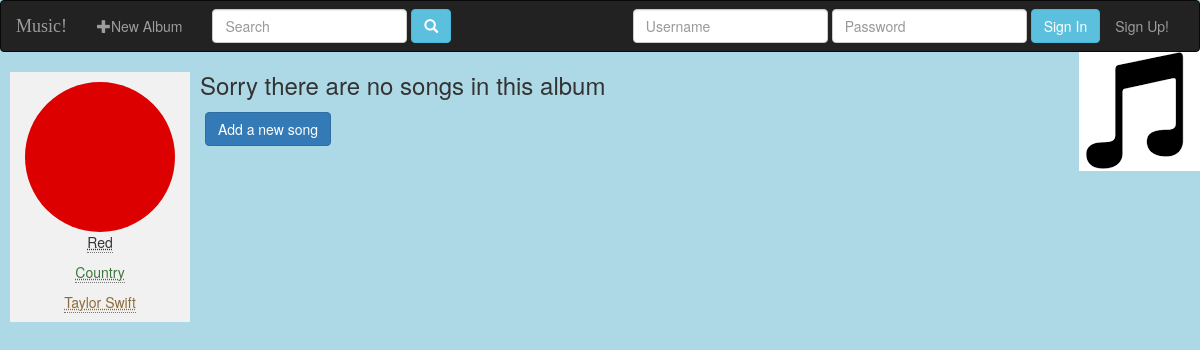
The page /10/ on the database as committed earlier.
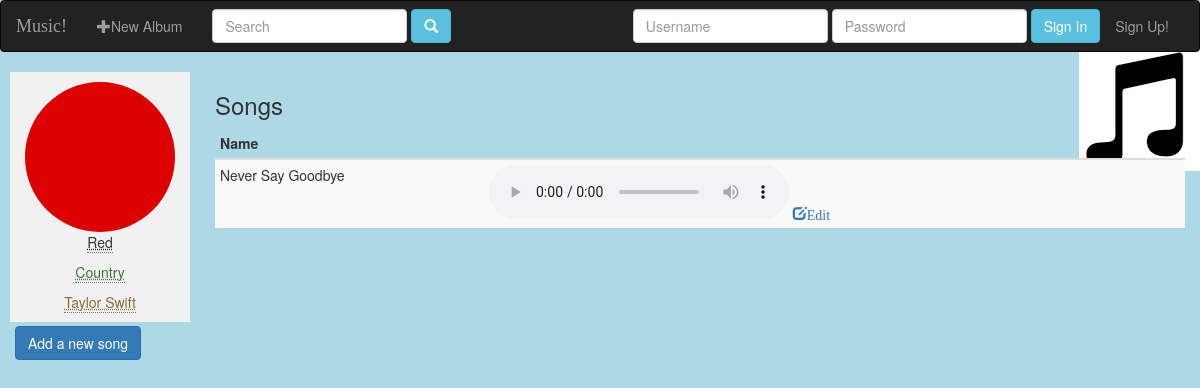
The same page on the database as committed later.
### music/models.py (models this page shows, shortened)
class Album(models.Model):
    album_title = models.CharField(max_length=1000)
    artist = models.CharField(max_length=100)
    genre = models.CharField(max_length=100)
    album_logo = models.ImageField()
    user = models.ForeignKey(User,default=1)     #1 = admin user

class Song(models.Model):
    song_title = models.CharField(max_length=100)
    album = models.ForeignKey(Album,on_delete=models.CASCADE)
    is_fav = models.BooleanField(default=False)
    audio_file = models.FileField()

### music/views.py (the view)
# urls.py: url(r'^(?P<pk>\d+)/$',views.DetailView.as_view(),name='album_detail'),
class DetailView(generic.DetailView):
    model = Album
    context_object_name = 'a'
    template_name='music/album_detail.html'

### music/templates/music/album_detail.html (shortened to what this page needs)
{% extends 'music/base_template.html' %}
{% block body %}
    <div class="container-fluid pull-left" style="margin-left:10px; border:1px green; background-color:#f2f1f1; padding-top:10px;">
        <img src="{{ MEDIA_URL }}{{a.album_logo.url}}" class="img-circle" height="150px" width="150px">
        <p class="text-center"> <abbr title="Album Title"> {{a.album_title}} </abbr> </p>
        <p class="text-center text-success"> <abbr title="Genre"> {{a.genre}} </abbr> </p>
        <p class="text-center text-warning"> <abbr title="Artist"> {{a.artist}} </abbr> </p>
    </div>
    {% if a.song_set.all%}
        <div class="container-fluid col-md-offset-2">
            <h3>Songs</h3>
            <table class="table table-condensed table-striped">
                <thead>
                    <tr>
                        <th>Name</th>
                        <th></th>
                    </tr>
                </thead>
                <tbody>
                    {%for song in a.song_set.all%}
                        <tr>
                            <td>{{song.song_title}}</td>
                            <td>
                                <audio controls>
                                    <source src="{{song.audio_file.url}}" type="audio/mpeg">
                                </audio>
                                <a href="{% url 'music:update_song' song.id%}">
                                    <span class="glyphicon glyphicon-edit">Edit</span>
                                </a>
                            </td>
                        </tr>
                    {%endfor%}
                </tbody>
            </table>
        </div>
    {% else %}
        <h3 class="col-md-offset-2">Sorry there are no songs in this album</h3>
    {% endif %}
    <div class="container-fluid pull-left" style="margin-top:4px;">
            <a href="{% url 'music:add_song' a.id %}" class="btn btn-primary">Add a new song</a>
    </div>
{% endblock body %}

### music/templates/music/base_template.html (shortened to what this page needs)
<!DOCTYPE html>
<html lang="en">
<head>
    {% load staticfiles %}
  <link rel="stylesheet" href="http://maxcdn.bootstrapcdn.com/bootstrap/3.3.6/css/bootstrap.min.css">
    <link href="{% static 'music/style.css' %}" rel="stylesheet" type="text/css">
</head>
<body>
    <nav class="navbar navbar-inverse" role="navigation">
        <div class="container-fluid">
            <div class="navbar-header">
                <a href="{% url 'music:home' %}" class="navbar-brand">Music!</a>
            </div>
            <div class="collapse navbar-collapse" id="navigation_bar">
                <ul class="nav navbar-nav">
                    <li>
                        <a href="{% url 'music:add_album' %}">
                            <span class="glyphicon glyphicon-plus"></span>New Album
                        </a>
                    </li>
                </ul>
                <form class="navbar-form navbar-left" role="search" method="get" action="{% url 'music:search_album' %}">
                    <div class="form-group">
                        <input type="text" class="form-control" placeholder="Search" name="q" value="{{query}}">
                    </div>
                    <button type="submit" class="btn btn-info"><span class="glyphicon glyphicon-search"></span></button>
                </form>
                    <ul class="nav navbar-nav navbar-right">
                        {% if user.is_authenticated %}
                            <li style="background: #ff9999;">
                                Hello {{user.username}}!
                            </li>
                            <li>
                                <a href="{% url 'music:logout' %}">
                                    <span class="glyphicon glyphicon-logout"></span>Logout
                                </a>
                            </li>
                        {% else %}
                            <li>
                                 <form class="navbar-form navbar-right" method="post" action="{% url 'music:login' %}">
                                    <div class="form-group">
                                        <input type="text" class="form-control" placeholder="Username" name="u" value="{{username}}">
                                        <input type="password" class="form-control" placeholder="Password" name="p" value="{{password}}">
                                    </div>
                                    <button type="submit" class="btn btn-info">Sign In</button>
                                </form>
                            </li>
                            <li>
                                    <a href="{% url 'music:register' %}">
                                        Sign Up!
                                    </a>
                            </li>
                        {% endif  %}
                    </ul>
            </div>
        </div>
    </nav>
{% block body %}
{% endblock %}
</body>
</html>

### music/static/music/style.css (style rules this page uses)
.navbar-brand { font-family:'Indie',serif; }
.table { padding-right:0px; border-spacing: 0px; }
body { background-image: url('music_icon.png'); background-position: right 50px; background-repeat: no-repeat; background-color: lightblue; }

Rows that differ between the two databases and show on the page:
now on this page (row edited): Song: song_title "Never Say Goodbye"
changed Song: album_id 2 → 10 (drawn)
Other text that changed with them:
text no longer shown: "Sorry there are no songs in this album"
text now shown: "Songs Name"
